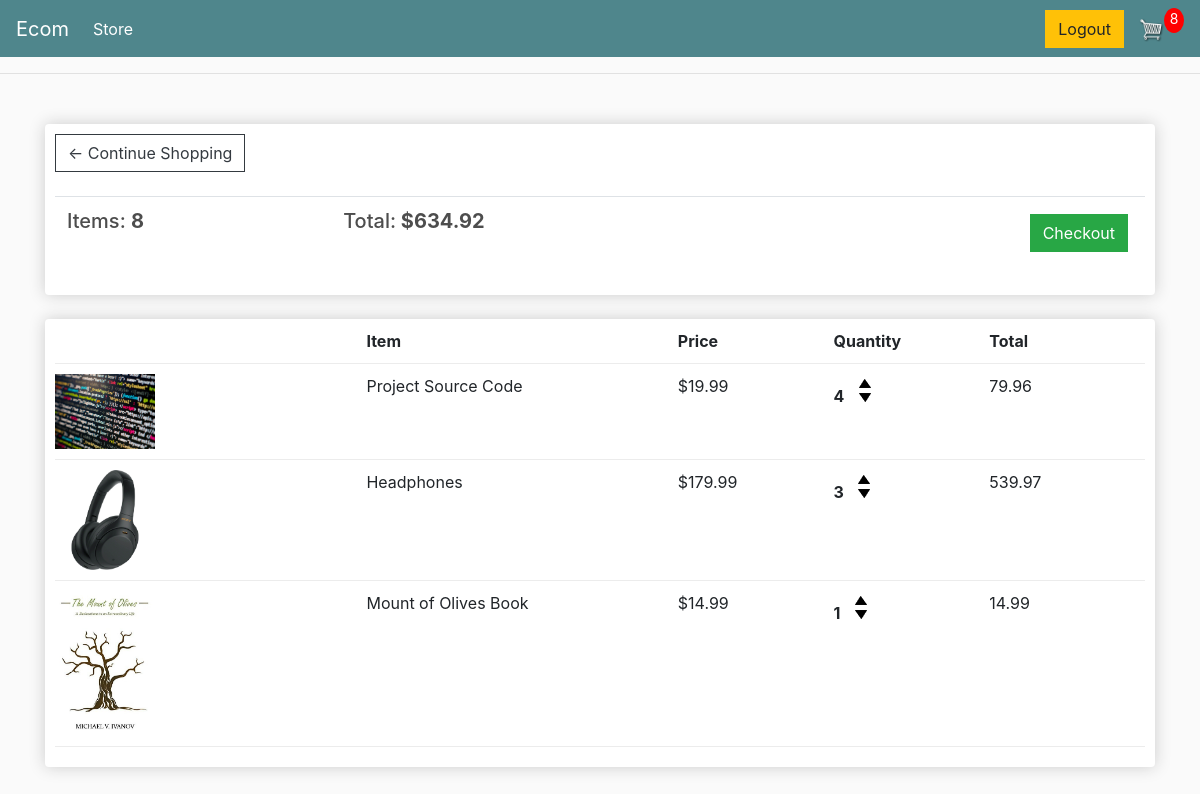
The app's page /cart/ (signed in) with its own data.
### store/models.py (models this page shows, shortened)
class Order(models.Model):
    customer = models.ForeignKey(Customer, on_delete=models.SET_NULL, null=True, blank=True)
    date_ordered = models.DateTimeField(auto_now_add=True)
    complete = models.BooleanField(default=False)
    transaction_id = models.CharField(max_length=200, null=True)
    @property
    def get_cart_total(self):
        orderitems = self.orderitem_set.all()
        total = sum([item.get_total for item in orderitems])
        return total
    @property
    def get_cart_items(self):
        orderitems = self.orderitem_set.all()
        total = sum([item.quantity for item in orderitems])
        return total

class OrderItem(models.Model):
    product = models.ForeignKey(Product, on_delete=models.SET_NULL, blank=True, null=True)
    order = models.ForeignKey(Order, on_delete=models.SET_NULL, blank=True, null=True)
    quantity = models.IntegerField(default=0, null=True, blank=True)
    date_added = models.DateTimeField(auto_now_add=True)
    @property
    def get_total(self):
        total = self.product.price * self.quantity
        return total

class Product(models.Model):
    name = models.CharField(max_length=200, null=True)
    price = models.DecimalField(max_digits=7, decimal_places=2)
    digital = models.BooleanField(default=False, null=True, blank=False)
    image = models.ImageField(null=True, blank=True)
    @property
    def imageURL(self):
        try:
            url = self.image.url
        except:
            url = ''
        return url

### store/views.py (the view)
# urls.py: path('cart/', views.cart, name='cart'),
@login_required
def cart(request):
    data = cartData(request)
    cartItems = data['cartItems']
    order = data['order']
    items = data['items']
    context = {'items':items, 'order':order, 'cartItems':cartItems}
    return render(request,'cart.html',context)

### store/utils.py (called while the page is built)
def cartData(request):
    if request.user.is_authenticated:
        customer = request.user.customer
        order, created = Order.objects.get_or_create(customer=customer, complete=False)
        items = order.orderitem_set.all()
        cartItems = order.get_cart_items
    else:
        cookieData = cookieCart(request)
        cartItems = cookieData['cartItems']
        order = cookieData['order']
        items = cookieData['items']
    return {'cartItems': cartItems, 'order':order,'items':items}

### store/templates/cart.html
{% extends 'main.html' %}
{% load static %}
{% block content %}
<div class="row">
	<div class="col-lg-12">
		<div class="box-element">
            <a  class="btn btn-outline-dark" href="{% url 'store' %}">&#x2190; Continue Shopping</a>
	    <br>
        <br>
        <table class="table">
            <tr>
                <th><h5>Items: <strong>{{order.get_cart_items}}</strong></h5></th>
                <th><h5>Total:<strong> ${{order.get_cart_total|floatformat:2}}</strong></h5></th>
                <th>
                    <a  style="float:right; margin:5px;" class="btn btn-success" href="{% url 'checkout' %}">Checkout</a>
                </th>
            </tr>
        </table>
		</div>
		<br>
		<div class="box-element">
            <div class="cart-row">
                <div style="flex:2"></div>
                <div style="flex:2"><strong>Item</strong></div>
                <div style="flex:1"><strong>Price</strong></div>
                <div style="flex:1"><strong>Quantity</strong></div>
                <div style="flex:1"><strong>Total</strong></div>
            </div>
            {% for item in items %}
            <div class="cart-row">
                <div style="flex:2"><img class="row-image" src="{{item.product.imageURL}}"></div>
                <div style="flex:2"><p>{{item.product.name}}</p></div>
                <div style="flex:1"><p>${{item.product.price|floatformat:2}}</p></div>
                <div style="flex:1">
                    <p class="quantity">{{item.quantity}}</p>
                    <div class="quantity">
                        <img data-product="{{item.product.id}}" data-action="add" class="chg-quantity update-cart" src="{% static  'images/arrow-up.png' %}">
                        <img data-product="{{item.product.id}}" data-action="remove" class="chg-quantity update-cart" src="{% static  'images/arrow-down.png' %}">
                    </div>
                </div>
                <div style="flex:1"><p>{{item.get_total}}</p></div>
		    </div>
            {% endfor %}
	    </div>
    </div>
</div>
{% endblock content %}

### static/css/main.css (style rules this page uses)
body { background-color: hsl(0, 0%, 98%); }
h1,h2,h3,h4,h5,h6 { color:hsl(0, 0%, 30%); }
.box-element { box-shadow:hsl(0, 0%, 80%) 0 0 16px; background-color: #fff; border-radius: 4px; padding: 10px; }
.col-lg-4, .col-lg-6, .col-lg-8, .col-lg-12 { margin-top: 10px; }
.btn { border-radius: 0; }
.row-image { width: 100px; }
.cart-row { display: flex; align-items: flex-stretch; padding-bottom: 10px; margin-bottom: 10px; border-bottom: 1px solid #ececec; }
.quantity { display: inline-block; font-weight: 700; padding-right:10px; }
.chg-quantity { width: 12px; cursor: pointer; display: block; margin-top: 5px; transition:.1s; }

### records on screen
Order: get_cart_items "8", get_cart_total "634.92"
OrderItem: product.imageURL (picture), product.name "Project Source Code", product.price "19.99", quantity "4", get_total "79.96"
OrderItem: product.imageURL (picture), product.name "Headphones", product.price "179.99", quantity "3", get_total "539.97"
OrderItem: product.imageURL (picture), product.name "Mount of Olives Book", product.price "14.99", quantity "1", get_total "14.99"

### other values on screen
{{ cartItems }} "8"
